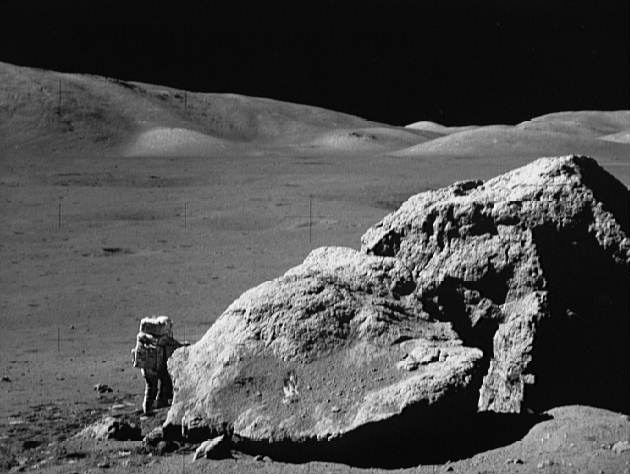
%> input picture Assignments/assignment2/Source Code/moonlanding.png, 630 x 474 px
$ octave question7.m   (GNU Octave 9; MATLAB toolbox functions it lacks are replaced by stand-ins)
%> lines starting %> are read from the running program, lines starting %| are printed output that depends on the picture; in (x1, y1, x2, y2) boxes, pixels count from 0 and x2, y2 are one past the last pixel; in counts of white or black regions, pixels touching at a corner belong together; the program's own positions count from 1
### Assignments/assignment2/Source Code/Problem678/butter_br.m
function b = butter_br(M,N,cut_off1,cut_off2, ord)
    if cut_off1 > cut_off2
        h_cut_off = cut_off1;
        l_cut_off = cut_off2;
    else
        h_cut_off = cut_off2;
        l_cut_off = cut_off1;
    end
    W = h_cut_off - l_cut_off;
    D0 = l_cut_off;
    dist = distmatrix(M,N);
    Hbr = 1 ./ (1+((dist*W)./((dist.^2)-(D0^2))).^(2*ord));
    b = Hbr;
end

### Assignments/assignment2/Source Code/Problem678/distmatrix.m
function y = distmatrix(M,N)
    u = 0:(M - 1);
    v = 0:(N - 1);

    ind_u = find(u > M/2);
    u(ind_u) = u(ind_u) - M;
    ind_v = find(v > N/2);
    v(ind_v) = v(ind_v) - N;

    [V, U] = meshgrid(v, u);

    %calculate distance matrix
    y = sqrt((U .^ 2) + (V .^ 2));
end

### Assignments/assignment2/Source Code/problem8/ideal_bp.m
function b = ideal_bp(M,N,cut_off1,cut_off2)
if nargin ~= 4
    eid = sprintf('Images:%s:wrongNumberOfBandPassInputs',mfilename);
    msg = 'Wrong Number of inputs for ''Ideal Band Pass'' filter.';
    error(eid,'%s',msg);
end
a = ischar(M) || ischar(N) || ischar(cut_off1) || ischar(cut_off2);
if a ~= 0
    eid = sprintf('Images:%s:wrongInputType',mfilename);
    msg = 'Wrong type of Input Arguments for''Ideal BPF';
    error(eid,'%s',msg);
end
if ~cut_off1 > prod(M,N) || ~cut_off2 > prod(M,N)
    eid = sprintf('Images:%s:badCutOffValue',mfilename);
    msg = 'Bad Cut of Value for''Ideal BPF';
    error(eid,'%s',msg);
end
if cut_off1 > cut_off2
    h_cut_off = cut_off1;
    l_cut_off = cut_off2;
else
    h_cut_off = cut_off2;
    l_cut_off = cut_off1;
end
H1 = ideal_hp(M,N,l_cut_off);
H2 = ideal_lp(M,N,h_cut_off);
Hbp = H2 - H1;
ind = Hbp == -1;
Hbp(ind) = 1;
ind1 = Hbp == 1;
ind0 = Hbp == 0;
Hbp(ind1) = 0;
Hbp(ind0) = 1;
b = Hbp;

### Assignments/assignment2/Source Code/Problem678/ideal_hp.m
function b = ideal_hp(M,N,cut_off)
    dist = distmatrix(M,N);
    H = ones(M,N);
    ind = dist<= cut_off;
    H(ind) = 0;
    b = double(H);
end

### Assignments/assignment2/Source Code/Problem678/ideal_lp.m
function b = ideal_lp(M,N,cut_off)
    dist = distmatrix(M,N);
    H = zeros(M,N);
    ind = dist <= cut_off;
    H(ind) = 1;
    b = double(H);
end

### Assignments/assignment2/Source Code/Problem678/gaussian_br.m
function b = gaussian_br(M,N,cut_off1,cut_off2)

if cut_off1 > cut_off2
    h_cut_off = cut_off1;
    l_cut_off = cut_off2;
else
    h_cut_off = cut_off2;
    l_cut_off = cut_off1;
end
dist = distmatrix(M,N);
W = h_cut_off - l_cut_off;
D0 = l_cut_off;
Hbr = 1 - exp((-1/2)*(((dist.^2)-(D0^2))./ (dist*W)).^2);
b = Hbr;
end

### Assignments/assignment2/Source Code/question7.m
clc
clear all
close all
ima=imread('moonlanding.png');
%> ima is the input picture: size 474x630 uint8; min 0, max 255, mean 77.8
ima = double(ima);
%> ima: size 474x630 double
figure(1);
imshow(ima,[]);
title('Original image');
imafft = fftshift(fft2(fftshift(ima)));
% Fourier Spectrum of Image
imafft2 = fft2(ima);
imafft3 = fftshift(imafft2);
s = size(ima); ma=max(max((imafft)));
%> after `s = size(ima)`: s = [474 630]
%> after `ma=max(max((imafft)))`: ma = 23229905
maxr = 0.5*sqrt(s(1)^2+s(2)^2); cutoff1 = maxr*30;
%> after `maxr = 0.5*sqrt(s(1)^2+s(2)^2)`: maxr = 394.2
%> after `cutoff1 = maxr*30`: cutoff1 = 11826
cutoff2 = maxr*120;
%> cutoff2 = 47304.1
c=1;
butterworth_filter = butter_br(s(1),s(2),cutoff1,cutoff2,4);
gussian_filter=gaussian_br(s(1),s(2),cutoff1,cutoff2);
Ideal_filter= ideal_bp(s(1),s(2),100,105);
%> in ideal_hp, `H(ind) = 0;`:
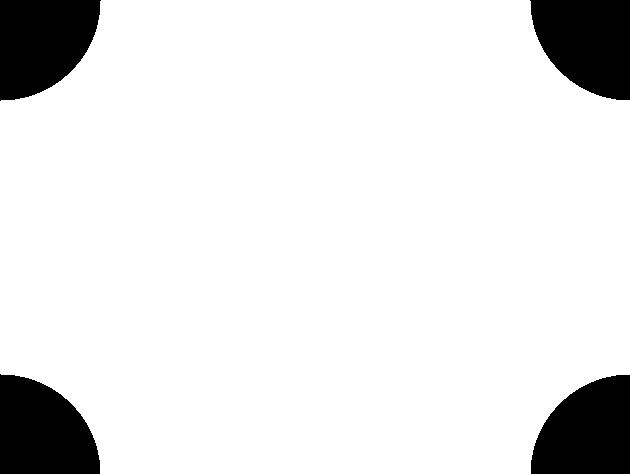
%> H: size 474x630 double; values 0 (black) and 1 (white), 89.5% white; 4 black regions, box (x1, y1, x2, y2) and area: (0, 0, 101, 101) 7955, (530, 0, 630, 100) 7854, (0, 374, 100, 474) 7854, (531, 375, 630, 474) 7754
%> in ideal_lp, `H(ind) = 1;`:
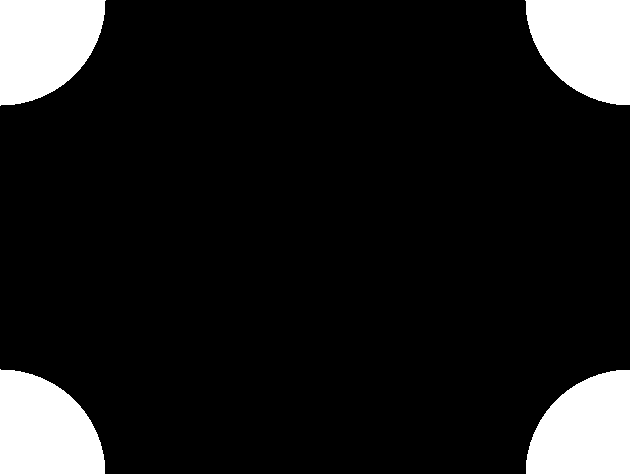
%> H: size 474x630 double; values 0 (black) and 1 (white), 11.6% white; 4 white regions, box (x1, y1, x2, y2) and area: (0, 0, 106, 106) 8761, (525, 0, 630, 105) 8655, (0, 369, 105, 474) 8655, (526, 370, 630, 474) 8550
%> in ideal_bp, `Hbp(ind) = 1;`:
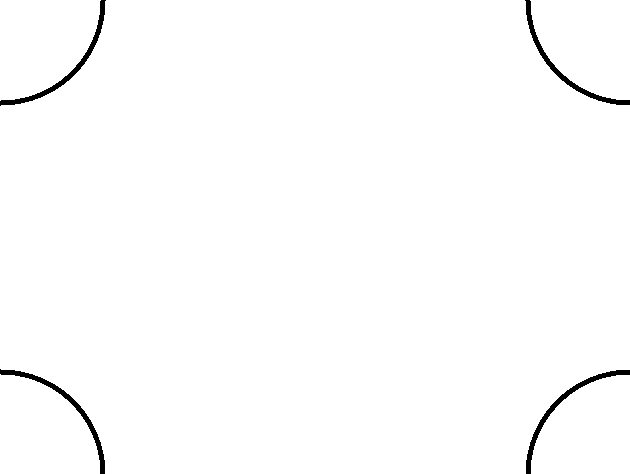
%> Hbp: size 474x630 double; values 0 (black) and 1 (white), 98.9% white; 4 black regions, box (x1, y1, x2, y2) and area: (0, 0, 106, 106) 806, (525, 0, 630, 105) 801, (0, 369, 105, 474) 801, (526, 370, 630, 474) 796
%> in ideal_bp, `Hbp(ind1) = 0;`: Hbp: size 474x630 double; every value is 0
A = (immultiply(real(imafft2),butterworth_filter));
B = (immultiply(real(imafft2),gussian_filter));
C = (immultiply(real(imafft2),Ideal_filter));
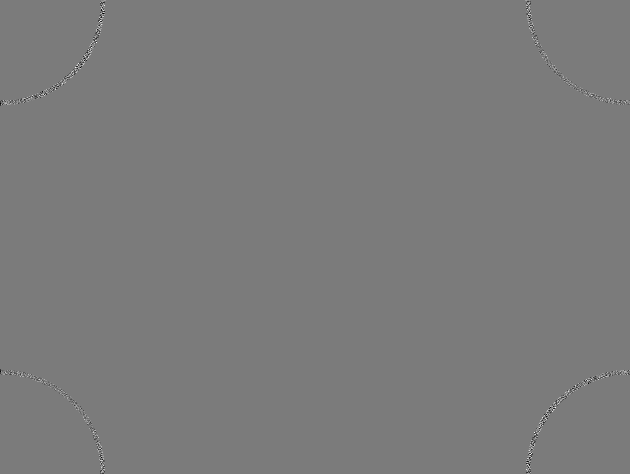
%> C: size 474x630 double; min -43441.7, max 46176.1, mean 3.6; drawn with min black and max white
imshow(A)
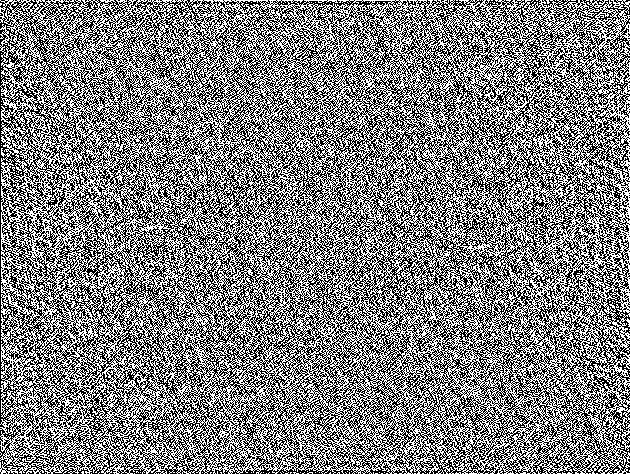
%> displayed picture: size 474x630, on the screen's scale of 0 to 255; min 0, max 255, mean 127.5
imshow(B)
imshow(C)
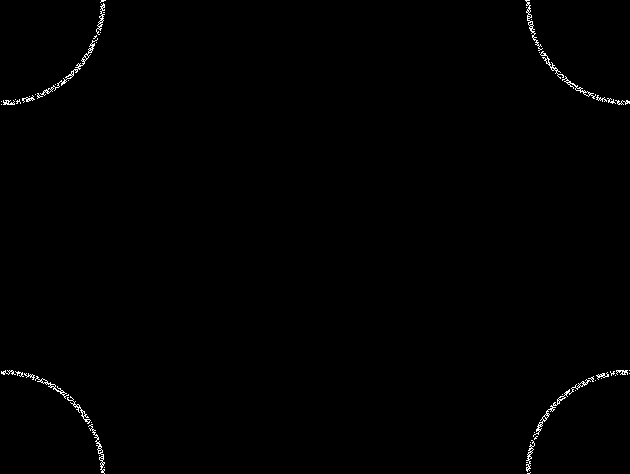
%> displayed picture: size 474x630, on the screen's scale of 0 to 255; 0.55% white in thin lines or dots
